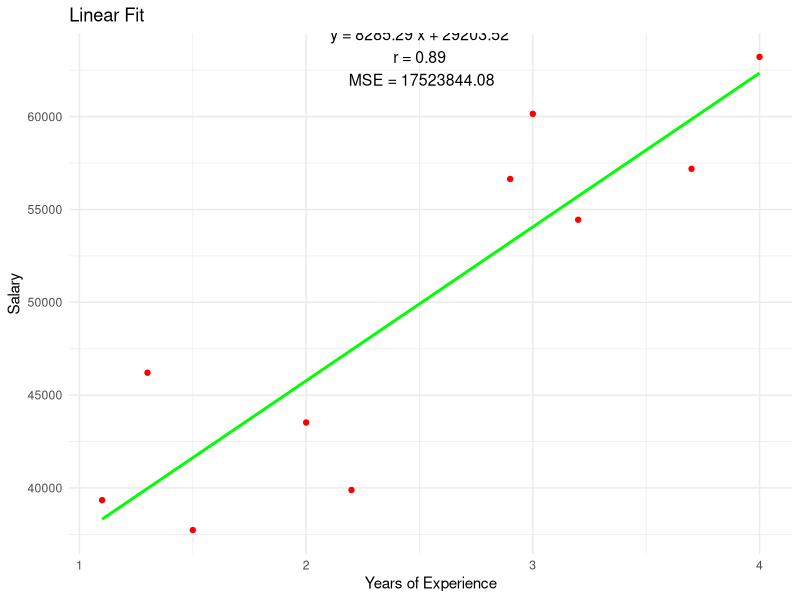
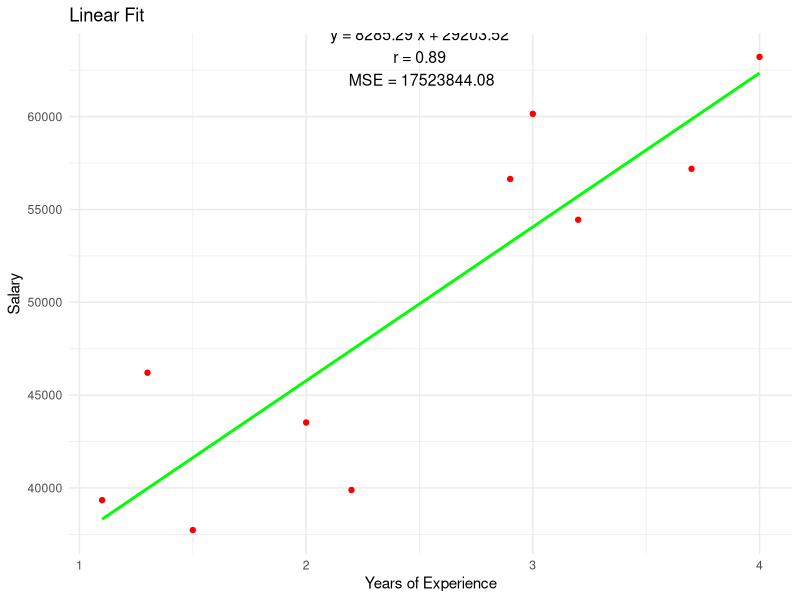

Write R code to recreate these figures, in order.
library(ggplot2)
dataset <- read.csv("regression_data.csv")   ## Tell R to read the data file

model <- lm(Salary ~ YearsExperience, data = dataset)

slope <- coef(model)[2]
intercept <- coef(model)[1]
r <- cor(dataset$YearsExperience, dataset$Salary)
pred <- predict(model)
mse <- mean((dataset$Salary - pred)^2)

print(paste("slope =", slope))
print(paste("intercept =", intercept))
print(paste("r =", r))
print(paste("MSE =", mse))

# Plot
ggplot(dataset, aes(x = YearsExperience, y = Salary)) +
  geom_point(color = "red") +
  geom_smooth(aes(x = YearsExperience, y = Salary), method = "lm", formula = y ~ x, se = FALSE, color = "green") +
  annotate("text", x = 2.51, y = max(dataset$Salary) - 0.5,
           label = paste("y =", round(slope, 2), "x +", round(intercept, 2),
                         "\nr =", round(r, 2), "\nMSE =", round(mse, 2)),
           size = 4) +
  labs(title = "Linear Fit",
       x = "Years of Experience", y = "Salary") +
  theme_minimal()

ggsave("regression_plot_r.png")

summary(model)  ## Parameters that evaluates the fit
